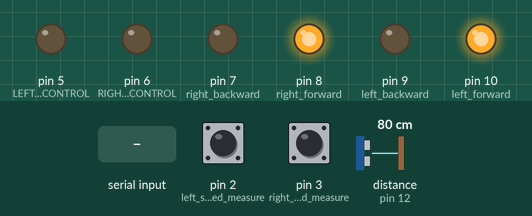
Simulated run of this sketch. Board: Arduino Uno, built with avr-gcc and run on an emulated ATmega328P. Parts: output pins drawn as LEDs (lit = HIGH). The test bench sets the inputs (shaded band); at power-on: pin 2 (left_speed_measure) LOW, pin 3 (right_speed_measure) LOW, distance to the obstacle (sensor on pin 12) 80 cm. The echo pulse lasts 58.3 µs per cm; what the sketch prints to the serial monitor is not drawn.

Above: at 0.8 s.
0.9 s: "8" received over Serial
At 1.15 s:
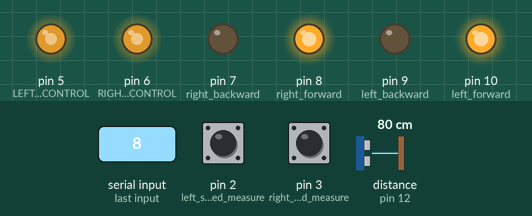
3.9 s: "0" received over Serial
At 5.1 s:
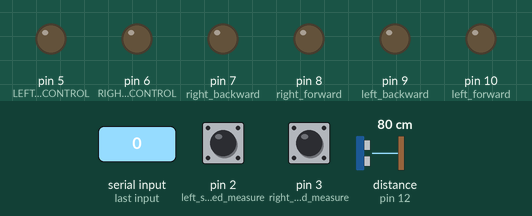
5.4 s: "2" received over Serial
At 6.4 s:
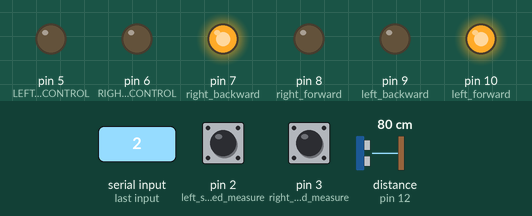
6.9 s: "3" received over Serial
At 7.5 s:
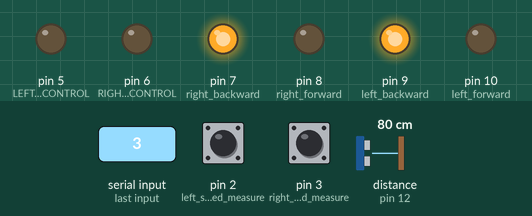
8.4 s: "4" received over Serial
At 8.7 s:
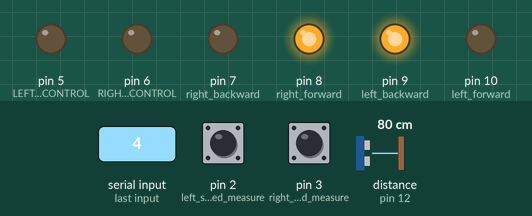
9.9 s: "1" received over Serial
At 11.0 s:
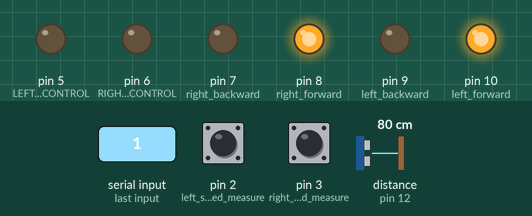
Timing chart, 0 to 12.4 s (numbered marks = the images above; inputs shaded):
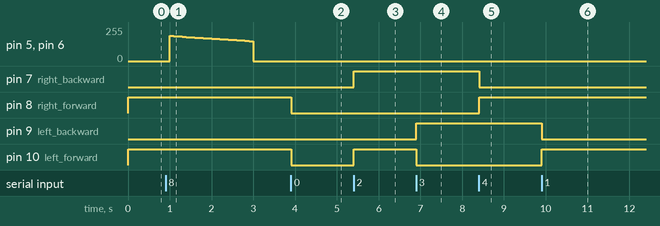

The sketch:

2wdbluethooth.ino
```cpp
#include "car_control2wd.h"


void setup() {
  // put your setup code here, to run once:
  setupCar();
}


void loop() {
  // put your main code here, to run repeatedly:


}// loop
```

car_control.cpp
```cpp
#include <TimerOne.h>

#include "car_control2wd.h"

#include <Arduino.h>

#include <NewPing.h>

constexpr char info [2][2] = {"s", "d"};

static volatile uint8_t rightTurnCount = 0;
static volatile uint8_t leftTurnCount = 0;
static volatile bool  canSendData = false;
static uint8_t engineSpeed = 0;

void __attribute__((always_inline))  accelerate() {
  uint8_t* engineSpeed_p = &engineSpeed;
  if (*engineSpeed_p < MIN_SPEED) {
    *engineSpeed_p = MIN_SPEED;
  } else if (engineSpeed + 4 < MAX_SPEED) {
    engineSpeed += 4;
  }
  else {
    engineSpeed = MAX_SPEED;
  }

}

void __attribute__((always_inline))  decelerate() {
  uint8_t* engineSpeed_p = &engineSpeed;
  //  Serial.println("default_deceleration");
  if (*engineSpeed_p - 7 >= MIN_SPEED) {
    *engineSpeed_p -= 7;
  }
  else {
    *engineSpeed_p = 0;
  }
}


void __attribute__((always_inline)) default_deceleration()  {

  uint8_t* engineSpeed_p = &engineSpeed;
  if (*engineSpeed_p - 2 >= MIN_SPEED) {
    *engineSpeed_p -= 2;
  }
  else {
    *engineSpeed_p = 0;
  }
}

void __attribute__((always_inline)) neutral_direction()  {
  digitalWrite(left_forward, LOW);
  digitalWrite(left_backward, LOW);
  digitalWrite(right_forward, LOW);
  digitalWrite(right_backward, LOW);
}

void  __attribute__((always_inline)) stop_engine()  {
  digitalWrite(left_forward, LOW);
  digitalWrite(left_backward, LOW);
  digitalWrite(right_forward, LOW);
  digitalWrite(right_backward, LOW);
  engineSpeed = 0;
}


void __attribute__((always_inline))  move_forward() {
  digitalWrite(left_forward, HIGH);
  digitalWrite(left_backward, LOW);
  digitalWrite(right_forward, HIGH);
  digitalWrite(right_backward, LOW);
}

void __attribute__((always_inline))  move_backward() {
  digitalWrite(left_forward, LOW);
  digitalWrite(left_backward, HIGH);
  digitalWrite(right_forward, LOW);
  digitalWrite(right_backward, HIGH);
}
bool isTurning = false;
void __attribute__((always_inline))  turn_left() {
  digitalWrite(left_forward, LOW);
  digitalWrite(left_backward, HIGH);
  digitalWrite(right_forward, HIGH);
  digitalWrite(right_backward, LOW);
}

void __attribute__((always_inline))  turn_left_1w() {
  digitalWrite(left_forward, LOW);
  digitalWrite(left_backward, LOW);
  digitalWrite(right_forward, HIGH);
  digitalWrite(right_backward, LOW);
}

void  __attribute__((always_inline)) turn_right() {
  digitalWrite(left_forward, HIGH);
  digitalWrite(left_backward, LOW);
  digitalWrite(right_forward, LOW);
  digitalWrite(right_backward, HIGH);
}

void __attribute__((always_inline)) turn_right_1w()  {
  digitalWrite(left_forward, HIGH);
  digitalWrite(left_backward, LOW);
  digitalWrite(right_forward, LOW);
  digitalWrite(right_backward, LOW);
}

void inputFunction(char input) {
  switch (input) {
    case '0':
      //      Serial.println("button on pressed");
      neutral_direction();
      break;
    case '1':
      //      Serial.println("button 1 pressed");
      move_forward();
      break;
    case '2':
//      Serial.println("button 2 pressed");
      turn_right();
      break;
    case '3':
      //      Serial.println("button 3 pressed");
      move_backward();
      break;
    case '4':
      //      Serial.println("button 4 pressed");
      turn_left();
      break;
    case '5':
      //      Serial.println("button 5 pressed");
      accelerate();
      break;
    case '6':
      //      Serial.println("button 6 pressed");
      decelerate();
      break;
    case '7':
//      Serial.println("button 7 pressed");
      stop_engine();
      break;
    case '8':
      //      Serial.println("button 8 pressed");
      engineSpeed = MIN_SPEED + 40;
      break;
    case '9':
      //      Serial.println("button 9 pressed");
      break;
    default:

      break;
  }
}

void sendInfo() {
  canSendData = true;
  default_deceleration();
  analogWrite(RIGHT_SPPEDCONTROL, engineSpeed);
  analogWrite(LEFT_SPPEDCONTROL, engineSpeed);
}

void  measureRightTurnsCount()
{
  ++rightTurnCount;
}
void  measureLeftTurnsCount()
{
  ++leftTurnCount;
}


void speedMeasureSetup() {

  pinMode(left_speed_measure, INPUT);
  attachInterrupt(digitalPinToInterrupt(left_speed_measure), measureLeftTurnsCount, CHANGE);
  //  for speed measurements
  pinMode(right_speed_measure, INPUT);
  attachInterrupt(digitalPinToInterrupt(right_speed_measure), measureRightTurnsCount, CHANGE);
}


void setupCarControl() {
  pinMode(left_forward, OUTPUT);
  pinMode(left_backward, OUTPUT);
  pinMode(right_forward, OUTPUT);
  pinMode(right_backward, OUTPUT);

  //for speed control
  pinMode(LEFT_SPPEDCONTROL, OUTPUT);
  pinMode(RIGHT_SPPEDCONTROL, OUTPUT);
  analogWrite(RIGHT_SPPEDCONTROL, 0);
  analogWrite(LEFT_SPPEDCONTROL, 0);
}

void setupCar() {

  Serial.begin(9600); //Bluetooth device name
  NewPing sonar(TRIGGER_PIN, ECHO_PIN, 500);


  char  finalInfo[50] = {0};
  Timer1.initialize(100000);
  Timer1.attachInterrupt(sendInfo);


  speedMeasureSetup();

  setupCarControl();
  move_forward();
  for (;;) {
    if (Serial.available()) {
      inputFunction(Serial.read());
    }
    unsigned long obstacleDisatance = sonar.ping_cm();
    if (canSendData) {
      noInterrupts();
      sprintf(finalInfo, "s:%u, d:%lu\n\r", ( rightTurnCount + leftTurnCount) / 2, obstacleDisatance);
      rightTurnCount  = leftTurnCount = 0;
      canSendData = false;
      interrupts();
      Serial.println(finalInfo);

    }
  }

}
```

car_control2wd.h
```cpp
#define BLENOTIFICATIONLED (2)
#define left_forward (10)
#define left_backward (9)
#define left_speed_measure (2)
#define right_speed_measure (3)
#define right_forward (8)
#define right_backward (7)
#define engine_speed_control (9)
#define RECV_PIN (2)
#define FREQUENCY (30000)
#define RESOUTION (8)
#define MAX_SPEED (255)
#define MIN_SPEED (150)
#define LEFT_SPPEDCONTROL (5)
#define RIGHT_SPPEDCONTROL (6)

#define TRIGGER_PIN  (11)  // Arduino pin tied to trigger pin on the ultrasonic sensor.
#define ECHO_PIN     (12)  // Arduino pin tied to echo pin on the ultrasonic sensor.
#define MAX_DISTANCE (500) // Maximum distance we want to ping for (in centimeters). Maximum sensor distance is rated at 400-500cm.
#define UPDATETIME (100)


void setupCar();
```

Measured:
- after the input at 0.9 s, pin 5 (LEFT_SPPEDCONTROL), pin 6 (RIGHT_SPPEDCONTROL): 0/255 → 188/255 after 0.10 s, → 186/255 0.10 s later, → 184/255 0.10 s later, → 182/255 0.10 s later, … (21 changes in this stretch)
- after the input at 3.9 s, pin 8 (right_forward), pin 10 (left_forward): HIGH → LOW at once
- after the input at 5.4 s, pin 7 (right_backward), pin 10 (left_forward): LOW → HIGH at once
- after the input at 6.9 s, pin 9 (left_backward): LOW → HIGH at once; pin 10 (left_forward): HIGH → LOW at once
- after the input at 8.4 s, pin 7 (right_backward): HIGH → LOW at once; pin 8 (right_forward): LOW → HIGH at once
- after the input at 9.9 s, pin 9 (left_backward): HIGH → LOW at once; pin 10 (left_forward): LOW → HIGH at once
